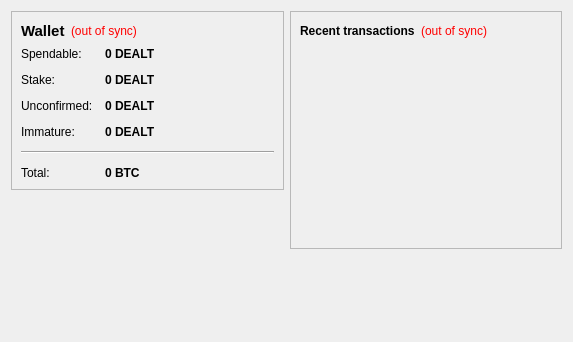
<?xml version="1.0" encoding="UTF-8"?>
<ui version="4.0">
 <class>OverviewPage</class>
 <widget class="QWidget" name="OverviewPage">
  <property name="geometry">
   <rect>
    <x>0</x>
    <y>0</y>
    <width>573</width>
    <height>342</height>
   </rect>
  </property>
  <property name="windowTitle">
   <string>Form</string>
  </property>
  <layout class="QHBoxLayout" name="horizontalLayout" stretch="1,1">
   <item>
    <layout class="QVBoxLayout" name="verticalLayout_2">
     <item>
      <widget class="QFrame" name="frame">
       <property name="frameShape">
        <enum>QFrame::StyledPanel</enum>
       </property>
       <property name="frameShadow">
        <enum>QFrame::Raised</enum>
       </property>
       <layout class="QVBoxLayout" name="verticalLayout_4">
        <item>
         <layout class="QHBoxLayout" name="horizontalLayout_4">
          <item>
           <widget class="QLabel" name="label_5">
            <property name="font">
             <font>
              <pointsize>11</pointsize>
              <weight>75</weight>
              <bold>true</bold>
             </font>
            </property>
            <property name="text">
             <string>Wallet</string>
            </property>
           </widget>
          </item>
          <item>
           <widget class="QLabel" name="labelWalletStatus">
            <property name="toolTip">
             <string>The displayed information may be out of date. Your wallet automatically synchronizes with the IdealGold network after a connection is established, but this process has not completed yet.</string>
            </property>
            <property name="styleSheet">
             <string notr="true">QLabel { color: red; }</string>
            </property>
            <property name="text">
             <string notr="true">(out of sync)</string>
            </property>
            <property name="alignment">
             <set>Qt::AlignLeading|Qt::AlignLeft|Qt::AlignVCenter</set>
            </property>
           </widget>
          </item>
          <item>
           <spacer name="horizontalSpacer_2">
            <property name="orientation">
             <enum>Qt::Horizontal</enum>
            </property>
            <property name="sizeHint" stdset="0">
             <size>
              <width>40</width>
              <height>20</height>
             </size>
            </property>
           </spacer>
          </item>
         </layout>
        </item>
        <item>
         <layout class="QFormLayout" name="formLayout_2">
          <property name="fieldGrowthPolicy">
           <enum>QFormLayout::AllNonFixedFieldsGrow</enum>
          </property>
          <property name="horizontalSpacing">
           <number>12</number>
          </property>
          <property name="verticalSpacing">
           <number>12</number>
          </property>
          <item row="0" column="0">
           <widget class="QLabel" name="label">
            <property name="text">
             <string>Spendable:</string>
            </property>
           </widget>
          </item>
          <item row="0" column="1">
           <widget class="QLabel" name="labelBalance">
            <property name="font">
             <font>
              <weight>75</weight>
              <bold>true</bold>
             </font>
            </property>
            <property name="cursor">
             <cursorShape>IBeamCursor</cursorShape>
            </property>
            <property name="toolTip">
             <string>Your current spendable balance</string>
            </property>
            <property name="text">
             <string notr="true">0 DEALT</string>
            </property>
            <property name="textInteractionFlags">
             <set>Qt::LinksAccessibleByMouse|Qt::TextSelectableByKeyboard|Qt::TextSelectableByMouse</set>
            </property>
           </widget>
          </item>
          <item row="1" column="0">
           <widget class="QLabel" name="label_6">
            <property name="text">
             <string>Stake:</string>
            </property>
           </widget>
          </item>
          <item row="1" column="1">
           <widget class="QLabel" name="labelStake">
            <property name="font">
             <font>
              <weight>75</weight>
              <bold>true</bold>
             </font>
            </property>
            <property name="cursor">
             <cursorShape>IBeamCursor</cursorShape>
            </property>
            <property name="toolTip">
             <string>Total of coins that was staked, and do not yet count toward the current balance</string>
            </property>
            <property name="text">
             <string notr="true">0 DEALT</string>
            </property>
            <property name="textInteractionFlags">
             <set>Qt::LinksAccessibleByMouse|Qt::TextSelectableByKeyboard|Qt::TextSelectableByMouse</set>
            </property>
           </widget>
          </item>
          <item row="2" column="0">
           <widget class="QLabel" name="label_3">
            <property name="text">
             <string>Unconfirmed:</string>
            </property>
           </widget>
          </item>
          <item row="2" column="1">
           <widget class="QLabel" name="labelUnconfirmed">
            <property name="font">
             <font>
              <weight>75</weight>
              <bold>true</bold>
             </font>
            </property>
            <property name="cursor">
             <cursorShape>IBeamCursor</cursorShape>
            </property>
            <property name="toolTip">
             <string>Total of transactions that have yet to be confirmed, and do not yet count toward the current balance</string>
            </property>
            <property name="text">
             <string notr="true">0 DEALT</string>
            </property>
            <property name="textInteractionFlags">
             <set>Qt::LinksAccessibleByMouse|Qt::TextSelectableByKeyboard|Qt::TextSelectableByMouse</set>
            </property>
           </widget>
          </item>
          <item row="3" column="0">
           <widget class="QLabel" name="labelImmatureText">
            <property name="text">
             <string>Immature:</string>
            </property>
           </widget>
          </item>
          <item row="3" column="1">
           <widget class="QLabel" name="labelImmature">
            <property name="font">
             <font>
              <weight>75</weight>
              <bold>true</bold>
             </font>
            </property>
            <property name="toolTip">
             <string>Mined balance that has not yet matured</string>
            </property>
            <property name="text">
             <string notr="true">0 DEALT</string>
            </property>
            <property name="textInteractionFlags">
             <set>Qt::LinksAccessibleByMouse|Qt::TextSelectableByKeyboard|Qt::TextSelectableByMouse</set>
            </property>
           </widget>
          </item>
          <item row="4" column="0" colspan="2">
           <widget class="Line" name="line">
            <property name="orientation">
             <enum>Qt::Horizontal</enum>
            </property>
           </widget>
          </item>
          <item row="5" column="0">
           <widget class="QLabel" name="labelTotalText">
            <property name="text">
             <string>Total:</string>
            </property>
           </widget>
          </item>
          <item row="5" column="1">
           <widget class="QLabel" name="labelTotal">
            <property name="font">
             <font>
              <weight>75</weight>
              <bold>true</bold>
             </font>
            </property>
            <property name="cursor">
             <cursorShape>IBeamCursor</cursorShape>
            </property>
            <property name="toolTip">
             <string>Your current total balance</string>
            </property>
            <property name="text">
             <string notr="true">0 BTC</string>
            </property>
            <property name="textInteractionFlags">
             <set>Qt::LinksAccessibleByMouse|Qt::TextSelectableByKeyboard|Qt::TextSelectableByMouse</set>
            </property>
           </widget>
          </item>
         </layout>
        </item>
       </layout>
      </widget>
     </item>
     <item>
      <spacer name="verticalSpacer">
       <property name="orientation">
        <enum>Qt::Vertical</enum>
       </property>
       <property name="sizeHint" stdset="0">
        <size>
         <width>20</width>
         <height>40</height>
        </size>
       </property>
      </spacer>
     </item>
    </layout>
   </item>
   <item>
    <layout class="QVBoxLayout" name="verticalLayout_3">
     <item>
      <widget class="QFrame" name="frame_2">
       <property name="frameShape">
        <enum>QFrame::StyledPanel</enum>
       </property>
       <property name="frameShadow">
        <enum>QFrame::Raised</enum>
       </property>
       <layout class="QVBoxLayout" name="verticalLayout">
        <item>
         <layout class="QHBoxLayout" name="horizontalLayout_2">
          <item>
           <widget class="QLabel" name="label_4">
            <property name="text">
             <string>&lt;b&gt;Recent transactions&lt;/b&gt;</string>
            </property>
           </widget>
          </item>
          <item>
           <widget class="QLabel" name="labelTransactionsStatus">
            <property name="toolTip">
             <string>The displayed information may be out of date. Your wallet automatically synchronizes with the IdealGold network after a connection is established, but this process has not completed yet.</string>
            </property>
            <property name="styleSheet">
             <string notr="true">QLabel { color: red; }</string>
            </property>
            <property name="text">
             <string notr="true">(out of sync)</string>
            </property>
            <property name="alignment">
             <set>Qt::AlignRight|Qt::AlignTrailing|Qt::AlignVCenter</set>
            </property>
           </widget>
          </item>
          <item>
           <spacer name="horizontalSpacer">
            <property name="orientation">
             <enum>Qt::Horizontal</enum>
            </property>
            <property name="sizeHint" stdset="0">
             <size>
              <width>40</width>
              <height>20</height>
             </size>
            </property>
           </spacer>
          </item>
         </layout>
        </item>
        <item>
         <widget class="QListView" name="listTransactions">
          <property name="styleSheet">
           <string notr="true">QListView { background: transparent; }</string>
          </property>
          <property name="frameShape">
           <enum>QFrame::NoFrame</enum>
          </property>
          <property name="verticalScrollBarPolicy">
           <enum>Qt::ScrollBarAlwaysOff</enum>
          </property>
          <property name="horizontalScrollBarPolicy">
           <enum>Qt::ScrollBarAlwaysOff</enum>
          </property>
          <property name="selectionMode">
           <enum>QAbstractItemView::NoSelection</enum>
          </property>
         </widget>
        </item>
       </layout>
      </widget>
     </item>
     <item>
      <spacer name="verticalSpacer_2">
       <property name="orientation">
        <enum>Qt::Vertical</enum>
       </property>
       <property name="sizeHint" stdset="0">
        <size>
         <width>20</width>
         <height>40</height>
        </size>
       </property>
      </spacer>
     </item>
    </layout>
   </item>
  </layout>
 </widget>
 <resources/>
 <connections/>
</ui>
